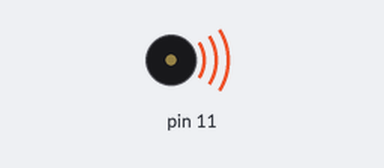
Bench run of a sketch on a simulated Arduino Uno, built with avr-gcc and run on an emulated ATmega328P. On the bench: buzzer (waves = sounding).

Above: at 0.1 s.
At 2.4 s:
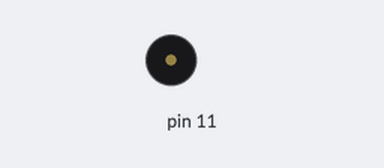
Timing chart, 0 to 3.9 s (numbered marks = the images above):
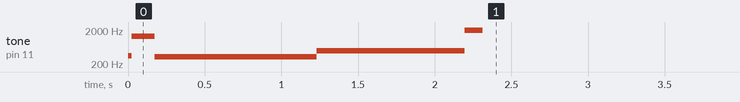

The sketch:

full.ino
```cpp
void song(int buzzerPin) {

  tone(buzzerPin, 349);
  delay(23);
  noTone(buzzerPin);

  tone(buzzerPin, 1319);
  delay(151);
  noTone(buzzerPin);

  tone(buzzerPin, 330);
  delay(1058);
  noTone(buzzerPin);

  tone(buzzerPin, 494);
  delay(965);
  noTone(buzzerPin);

  tone(buzzerPin, 1976);
  delay(116);
  noTone(buzzerPin);

}

void setup() {
  song(11);  // Change the pin number as needed
}

void loop() {
  // Empty loop
}
```
